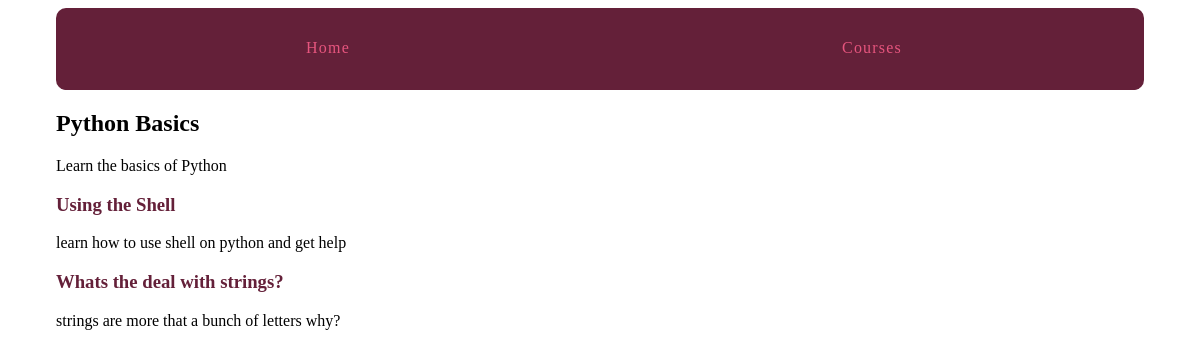
The page /courses/1/ on the database its author committed.
### courses/models.py (models this page shows, shortened)
class Course(models.Model):
    created_at = models.DateTimeField(auto_now_add=True)
    title = models.CharField(max_length=255)
    description = models.TextField()

class Step(models.Model):
    title = models.CharField(max_length=255)
    description = models.TextField()
    order = models.IntegerField(default=0)
    course = models.ForeignKey(Course)
    content = models.TextField(blank=True, default='')
    class Meta:
        ordering = ['order',]

### courses/views.py (the view)
# urls.py: url(r'(?P<pk>\d+)/$', views.course_detail, name='detail'),
def course_detail(request, pk):
    course = get_object_or_404(Course, pk=pk)
    return render(request, 'courses/course_detail.html', {'course': course})

### courses/templates/courses/course_detail.html (shortened to what this page needs)
{% extends 'layout.html' %}
{% block content %}
<article>
<h2>{{course.title }}</h2>
{{ course.description }}
<section>
    {% for step in course.step_set.all %}
    <h3>
        <a href="{% url 'courses:step' course_pk=step.course.pk step_pk=step.pk %}"> {{ step.title }}
        </a>
    </h3>
    {{ step.description}}
{% endfor %}
</section>
</article>
{% endblock %}

### assets/css/layout.css (style rules this page uses)
html { box-sizing: border-box; }
*, *::after, *::before { box-sizing: inherit; }
article h2 a, article h3 a { color: #642039; text-decoration: none; }

### rows shown on the page
Course: title "Python Basics", description "Learn the basics of Python"
Step: title "Using the Shell", description "learn how to use shell on python and get help"
Step: title "Whats the deal with strings?", description "strings are more that a bunch of letters why?"
